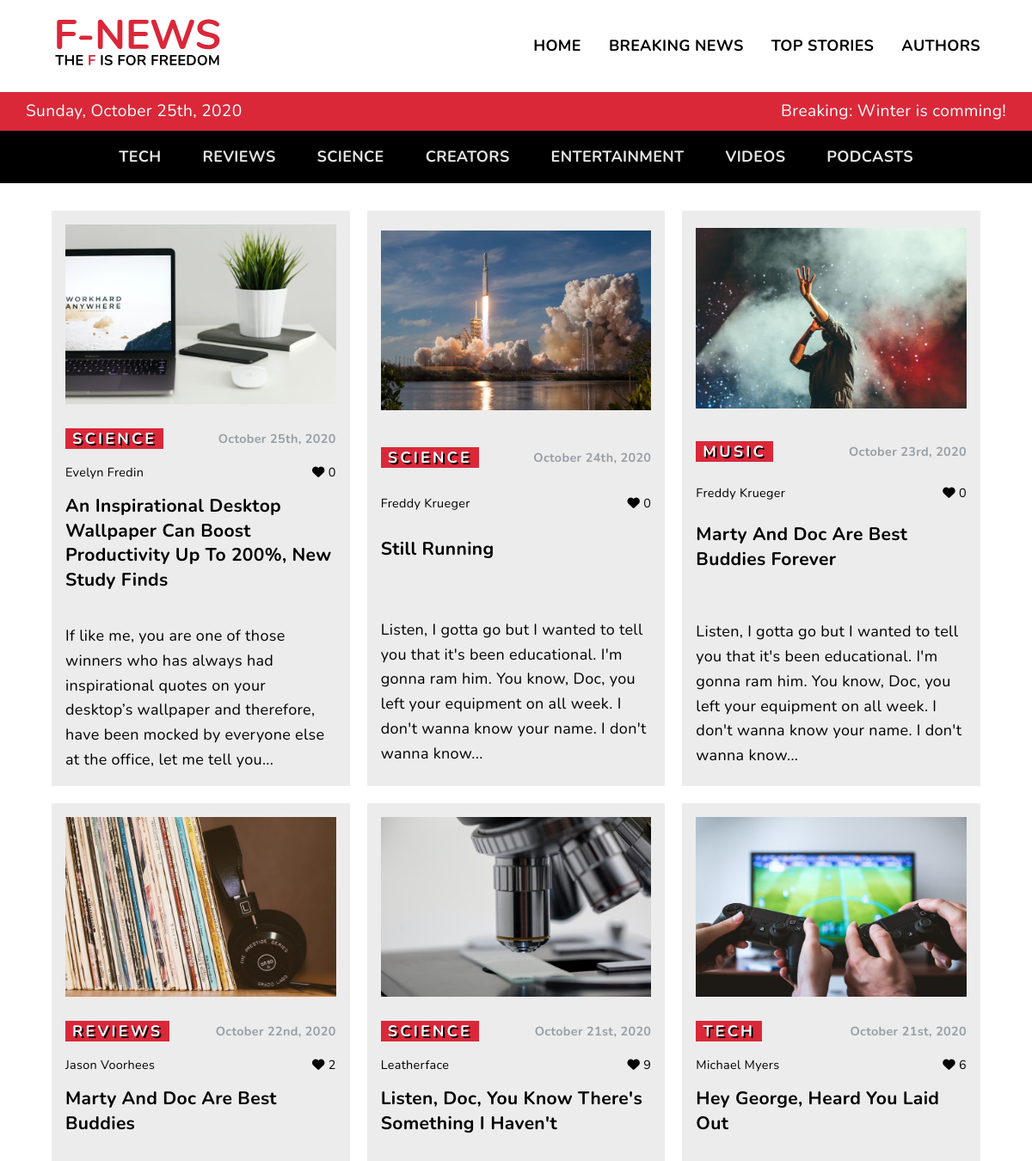
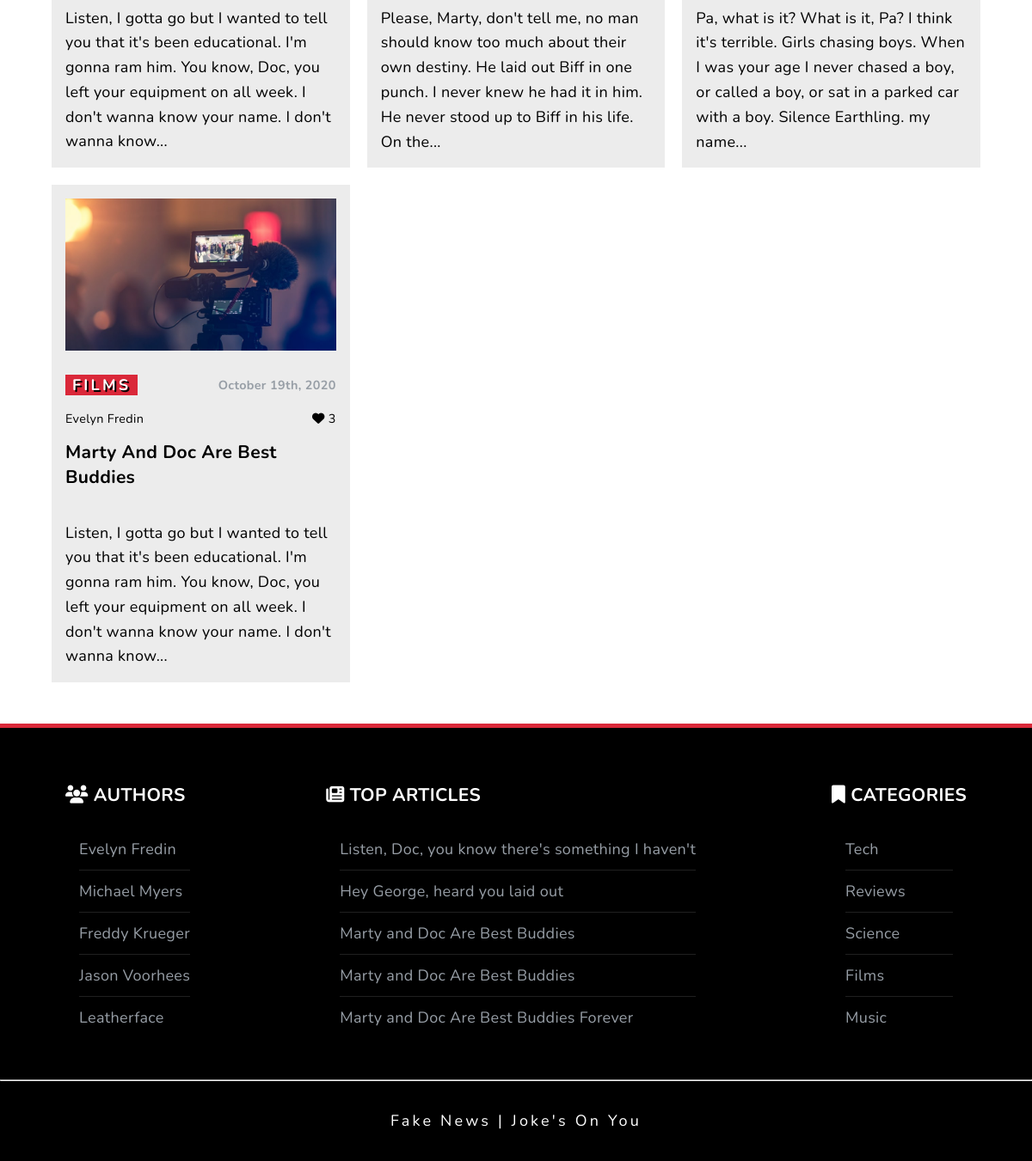
The page /breaking.php on the database its author committed (2 pictures, top to bottom).
### tables this page shows
CREATE TABLE posts (
	id INTEGER PRIMARY KEY AUTOINCREMENT NOT NULL,
	title VARCHAR(225) NOT NULL,
	content TEXT NOT NULL,
	image VARCHAR(225),
	author INTEGER,
	published BOOLEAN NOT NULL,
	date TIMESTAMP DEFAULT CURRENT_TIMESTAMP,
	likes INTEGER, category VARCHAR(255),
	FOREIGN KEY(author) REFERENCES users(id)
);

CREATE TABLE users (
	id INTEGER PRIMARY KEY AUTOINCREMENT NOT NULL,
	full_name VARCHAR(225)
);

CREATE TABLE categories (
	id INTEGER PRIMARY KEY AUTOINCREMENT NOT NULL,
	category VARCHAR(225)
);

### breaking.php (called while the page is built, shortened)
<?php
require __DIR__ . '/app/bootstrap.php';
require __DIR__ . '/views/header.php';
require __DIR__ . '/views/navigation.php';
require __DIR__ . '/app/functions.php';
require __DIR__ . '/views/breaking.views.php';
require __DIR__ . '/views/footer.php';

### app/config.php (called while the page is built, shortened)
<?php
return [
    'db_path' =>  sprintf('sqlite:%s/database/fakenews.db', __DIR__),
    'charset' => 'utf8mb4',
    'options' => [
        PDO::ATTR_ERRMODE => PDO::ERRMODE_WARNING
    ]
];

### app/bootstrap.php (called while the page is built, shortened)
<?php
$config = require __DIR__ . '/config.php';
require __DIR__ . '/database/Connection.php';
require __DIR__ . '/database/QueryBuilder.php';
$query = new QueryBuilder(
    Connection::make($config['db_path'])
);
$users = $query->selectAll('users');
$categories = $query->selectAll('categories');
$footerStories = $query->selectOrderAndLimit('posts', 'likes', 5);
$breakingStories = $query->selectOrderAndLimit('posts', 'date', 12);

### app/database/Connection.php (called while the page is built)
<?php
require __DIR__ . '/../config.php';
class Connection
{
    public static function make($config)
    {
        try {
            return new PDO($config);
        } catch (\PDOException $e) {
            throw new \PDOException($e->getMessage(), (int)$e->getCode());
        }
    }
}

### app/database/QueryBuilder.php (called while the page is built, shortened)
<?php
class QueryBuilder
{
    protected $pdo;
    public function __construct($pdo)
    {
        $this->pdo = $pdo;
    }
    public function selectAll($table)
    {
        $statement = $this->pdo->prepare("SELECT * FROM {$table}");
        $statement->execute();
        return $statement->fetchAll(PDO::FETCH_CLASS);
    }
    public function selectOrderAndLimit($table, $column, $amount)
    {
        $statement = $this->pdo->prepare("SELECT * FROM {$table} ORDER BY {$column} DESC LIMIT {$amount}");
        $statement->execute();
        return $statement->fetchAll(PDO::FETCH_CLASS);
    }
}

### app/functions.php (called while the page is built, shortened)
<?php
function dateFormatter(string $date): string
{
    return date('F jS\, Y', strtotime($date));
}
function getAuthorForPost(stdClass $post, array $users): string
{
    foreach ($users as $user) {
        if ($user->id == $post->author) {
            return $user->full_name;
        }
    }
}
function excerpt(stdClass $post): string
{
    if (strlen($post->content) < 200) {
        return $post->content;
    } else {
        $new = wordwrap($post->content, 198);
        $new = explode("\n", $new);
        $new = $new[0] . '...';
        return $new;
    }
}
function imgPath(string $name): string
{
    return '/uploads/' . $name;
}

### views/breaking.views.php (the view)
<div class="container">
    <section class="grid">
        <?php foreach ($breakingStories as $post) :
            if ($post->published) : ?>
                <article class="grid-item">
                    <a href="article.php?id=<?= $post->id; ?>">
                        <img src="<?= imgPath($post->image) ?>" alt="<?= $post->title; ?>" />
                    </a>
                    <div>
                        <p><span class="category"><?= $post->category ?></span></p>
                        <p class="publishedDate"><?= dateFormatter($post->date); ?></p>
                    </div>
                    <div class="author-likes">
                        <p><?= getAuthorForPost($post, $users); ?></p>
                        <p><i class="fas fa-heart"></i> <?= $post->likes; ?></p>
                    </div>
                    <a href="article.php?id=<?= $post->id; ?>">
                        <h3 class="title"><?= $post->title; ?></h3>
                    </a>
                    <p class="excerpt">
                        <?= excerpt($post); ?>
                    </p>
                </article>
        <?php
            endif;
        endforeach; ?>
    </section>
</div>

### views/footer.php (shortened to what this page needs)
<footer>
    <div class="footer-links container">
        <div>
            <h3><i class="fas fa-users"></i> Authors</h3>
            <ul>
                <?php foreach ($users as $user) : ?>
                    <li><?= $user->full_name; ?></li>
                <?php endforeach; ?>
            </ul>
        </div>
        <div>
            <h3><i class="fas fa-newspaper"></i> Top Articles</h3>
            <ul>
                <?php foreach ($footerStories as $footerStory) : ?>
                    <li>
                        <a href="article.php?id=<?= $footerStory->id; ?>">
                            <?= $footerStory->title; ?>
                        </a>
                    </li>
                <?php endforeach; ?>
            </ul>
        </div>
        <div>
            <h3><i class="fas fa-bookmark"></i> Categories</h3>
            <ul>
                <?php foreach ($categories as $name) : ?>
                    <li><?= $name->category; ?></li>
                <?php endforeach; ?>
            </ul>
        </div>
    </div>
    <div>
        <hr>
        <p>Fake News | Joke's On You</p>
    </div>
</footer>
</body>
</html>

### views/css/global.css (style rules this page uses)
* { margin: 0; box-sizing: border-box; }
body { font-family: "Nunito", sans-serif; font-size: 19px; letter-spacing: 0.06rem; line-height: 1.8rem; background-color: var(--bg-color); color: var(--body-color); }
h3 { margin-bottom: 1rem; text-transform: capitalize; text-decoration: none; }
img { max-width: 100%; height: auto; }
a { text-decoration: none; }
.container { max-width: 90%; margin: 0 auto; }
@media (min-width: 822px) { body { font-size: 18px; letter-spacing: 0.02rem; } }

### views/css/article-grid.css (style rules this page uses)
.grid { display: grid; grid-template-columns: repeat(auto-fit, minmax(300px, 1fr)); grid-gap: 20px; margin-top: 2rem; }
.grid-item { background: rgba(161, 161, 161, 0.2); padding: 1rem; display: grid; grid-template-columns: 1fr; grid-gap: 10px; align-items: center; color: var(--body-color); }
.grid-item img, .top-item img { max-height: 100%; width: 100%; display: block; margin-bottom: 1rem; }
.grid-item div, .top-item div { display: flex; justify-content: space-between; align-items: center; }
.grid-item a, .top-item a { text-decoration: none; color: var(--body-color); }
.publishedDate { color: var(--light-gray-color); font-size: 0.9rem; font-weight: 700; }
span { background: var(--primary-color); color: #fff; padding: 0 0.5rem; letter-spacing: 0.2rem; text-shadow: 2px 2px #000; font-weight: 700; text-transform: uppercase; }
.author-likes { font-size: 0.9rem; }

### views/css/footer.css (style rules this page uses)
footer { background: #000; margin-top: 3rem; border-top: 5px solid var(--primary-color); }
.footer-links { display: flex; flex-direction: column; color: var(--light-gray-color); padding: 2rem; }
.footer-links h3 { text-transform: uppercase; color: #fff; margin: 4rem 0 1rem; }
.footer-links ul { list-style: none; padding: 0.5rem 1rem 0; line-height: 2rem; }
.footer-links li { border-bottom: 1px solid #202020; padding: 0.5rem 0; }
.footer-links li:last-child { border-bottom: 0 solid #202020; }
.footer-links a { color: var(--light-gray-color); text-decoration: none; }
footer p { text-align: center; color: var(--white-color); padding: 2rem; letter-spacing: 0.2rem; }
@media (min-width: 822px) { .footer-links { flex-direction: row; justify-content: space-between; padding: 1rem; margin: 2rem auto; } }
@media (min-width: 822px) { .footer-links h3 { margin: 1rem 0 1rem; } }

### views/css/variables.css (style rules this page uses)
:root { --black-color: #000000; --white-color: #ffffff; --light-gray-color: #979ea6; --primary-color: #da2839; --lighter-gray-color: #dadada; }
@media (prefers-color-scheme: light) { :root { --bg-color: #ffffff; --body-color: #000000; --body-inverse: #ffffff; --bg-inverse: #000000; --categories-nav: #e6e6e6; --text-hover: rgb(85, 85, 85); } }

### rows shown on the page
posts: image (picture), category "SCIENCE", date "October 25th, 2020", author.full_name "Evelyn Fredin", likes "0", title "An Inspirational Desktop Wallpaper Can Boost Productivity Up To 200%, New Study Finds", content "If like me, you are one of those winners who has always had inspirational quotes on your desktop’s wallpaper and therefore, have been mocked by everyone else at the office, let me tell you..."
posts: image (picture), category "SCIENCE", date "October 24th, 2020", author.full_name "Freddy Krueger", likes "0", title "Still Running", content "Listen, I gotta go but I wanted to tell you that it's been educational. I'm gonna ram him. You know, Doc, you left your equipment on all week. I don't wanna know your name. I don't wanna know..."
posts: image (picture), category "MUSIC", date "October 23rd, 2020", author.full_name "Freddy Krueger", likes "0", title "Marty And Doc Are Best Buddies Forever", content "Listen, I gotta go but I wanted to tell you that it's been educational. I'm gonna ram him. You know, Doc, you left your equipment on all week. I don't wanna know your name. I don't wanna know...", title "Marty and Doc Are Best Buddies Forever"
posts: image (picture), category "REVIEWS", date "October 22nd, 2020", author.full_name "Jason Voorhees", likes "2", title "Marty And Doc Are Best Buddies", content "Listen, I gotta go but I wanted to tell you that it's been educational. I'm gonna ram him. You know, Doc, you left your equipment on all week. I don't wanna know your name. I don't wanna know...", title "Marty and Doc Are Best Buddies"
posts: image (picture), category "SCIENCE", date "October 21st, 2020", author.full_name "Leatherface", likes "9", title "Listen, Doc, You Know There's Something I Haven't", content "Please, Marty, don't tell me, no man should know too much about their own destiny. He laid out Biff in one punch. I never knew he had it in him. He never stood up to Biff in his life. On the...", title "Listen, Doc, you know there's something I haven't"
posts: image (picture), category "TECH", date "October 21st, 2020", author.full_name "Michael Myers", likes "6", title "Hey George, Heard You Laid Out", content "Pa, what is it? What is it, Pa? I think it's terrible. Girls chasing boys. When I was your age I never chased a boy, or called a boy, or sat in a parked car with a boy. Silence Earthling. my name...", title "Hey George, heard you laid out"
posts: image (picture), category "FILMS", date "October 19th, 2020", author.full_name "Evelyn Fredin", likes "3", title "Marty And Doc Are Best Buddies", content "Listen, I gotta go but I wanted to tell you that it's been educational. I'm gonna ram him. You know, Doc, you left your equipment on all week. I don't wanna know your name. I don't wanna know...", title "Marty and Doc Are Best Buddies"
users: full_name "Evelyn Fredin"
users: full_name "Michael Myers"
users: full_name "Freddy Krueger"
users: full_name "Jason Voorhees"
users: full_name "Leatherface"
categories: category "Tech"
categories: category "Reviews"
categories: category "Science"
categories: category "Films"
categories: category "Music"
